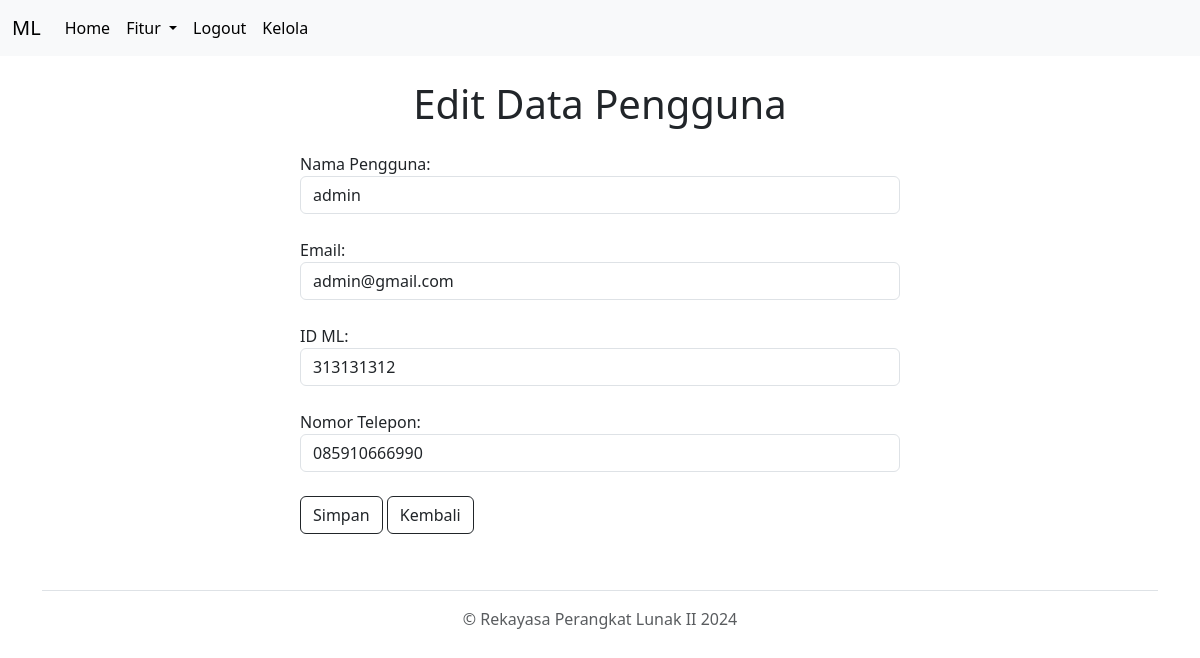
The app's page /UAS/edit.php?id=1 (signed in) with its own data.
### tables this page shows
CREATE TABLE `user` (
  `id` int(11) NOT NULL,
  `nama` varchar(255) NOT NULL,
  `username` varchar(255) NOT NULL,
  `password` varchar(255) NOT NULL,
  `level` varchar(20) NOT NULL,
  `email` varchar(255) NOT NULL,
  `id_ml` int(11) NOT NULL,
  `no_telp` varchar(13) NOT NULL
);

### UAS/edit.php (the view, shortened to what this page needs)
<?php include('layout/header.php'); ?>
<?php
include 'koneksi.php';
function sanitize($data)
{
    global $koneksi;
    return mysqli_real_escape_string($koneksi, htmlspecialchars($data));
}
if (isset($_GET['id']) && !empty($_GET['id'])) {
    $id_edit = sanitize($_GET['id']);
    $edit_sql = "SELECT * FROM user WHERE id = $id_edit";
    $edit_result = $koneksi->query($edit_sql);
    if ($edit_result->num_rows > 0) {
        $edit_data = $edit_result->fetch_assoc();
        ?>
        <div class="w-50 mx-auto">
            <div class="jumbotron text-center">
                <h1 class="mt-4 mb-4">Edit Data Pengguna</h1>
            </div>
        </div>
        <div class="wrapper w-50 mx-auto">
            <form action="update.php" method="post">
                <label for="nama">Nama Pengguna:</label>
                <input class="form-control" type="text" name="nama" value="<?php echo $edit_data['nama']; ?>" required><br>
                <label for="email">Email:</label>
                <input class="form-control" type="email" name="email" value="<?php echo $edit_data['email']; ?>" required><br>
                <label for="id_ml">ID ML:</label>
                <input class="form-control" type="text" name="id_ml" value="<?php echo $edit_data['id_ml']; ?>" required><br>
                <label for="no_telp">Nomor Telepon:</label>
                <input class="form-control" type="tel" name="no_telp" value="<?php echo $edit_data['no_telp']; ?>" required><br>
                <input class="btn btn-outline-dark" type="submit" value="Simpan">
                <button class="btn btn-outline-dark">Kembali</button>
            </form>
        </div>
        <?php
    } else {
        echo "Data pengguna tidak ditemukan.";
    }
} else {
    echo "ID tidak valid.";
}
?>
<?php include('layout/footer.php'); ?>

### records on screen
user: nama "admin", email "admin@gmail.com", id_ml "313131312", no_telp "085910666990"
